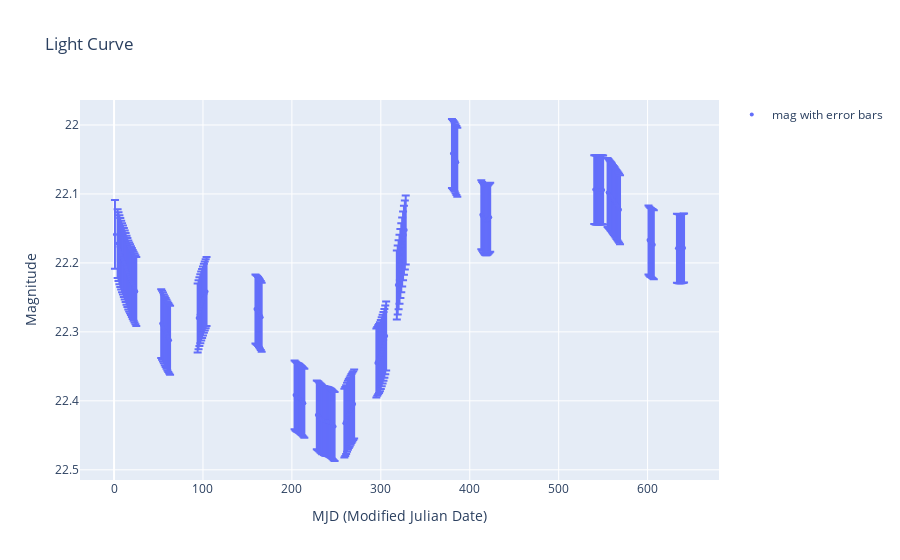

Notebook code for this chart:
### Markdown cell above
Plotujemo prvu učitanu krivu kako bismo osigurali da su podaci dobro učitani:

### Code cell
Plot_Lc(light_curves[0], x_axis='mjd', save_fig=True)

### Figure 1 — Plotly figure (JSON) as saved in the notebook; plotly's stock layout.template omitted (floating-point values rounded to 4 significant figures; data arrays with more than 128 entries replaced by an {"elided": "..."} marker saying what was removed)
{"data": [{"error_y": {"array": {"elided": "180 float values"}, "type": "data", "visible": true}, "marker": {"size": 4}, "mode": "markers", "name": "mag with error bars", "type": "scatter", "x": {"elided": "180 int values"}, "y": {"elided": "180 float values"}}], "layout": {"showlegend": true, "title": {"text": "Light Curve"}, "xaxis": {"title": {"text": "MJD (Modified Julian Date)"}}, "yaxis": {"autorange": "reversed", "title": {"text": "Magnitude"}}}}
